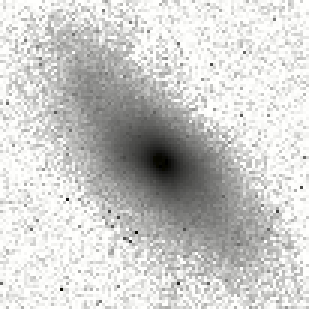
#> input picture test_image_folder/M31(2)-IR-2MASS-R6(NED)_inv.png, 103 x 103 px (shown 3 times larger); its folder holds 3 pictures in this run
$ python test.py 'test_image_folder/M31(2)-IR-2MASS-R6(NED)_inv.png' 'test_image_folder/M81-UV-GALEX-R25(NED).png'   (older library calls are emulated)
#> lines starting #> are read from the running program, lines starting #| are printed output that depends on the picture
'''
@note:
    This script tests various methods from the mail run.py script
    to ensure proper output and image comparison
'''

import unittest
from skimage.measure import compare_ssim as ssim
import matplotlib.pyplot as plt
import numpy as np
import cv2 as cv
import sys
import os
import types
from scipy.stats import wasserstein_distance
from PIL import Image
from abc import ABCMeta, abstractmethod
from algorithm import *
from run import *

locate = "./test_image_folder/"
entries = os.listdir(locate)
# select a simulation and a non related galaxy
image1 = entries[0]
image2 = entries[1]

# load the images, resize and covert to grayscale
image1 = cv.imread(locate + image1)
#> image1 is the input picture: shape (103, 103, 3); mean B, G, R 202.1, 204.1, 204.1
image1 = cv.resize(image1, (1000, 1000))
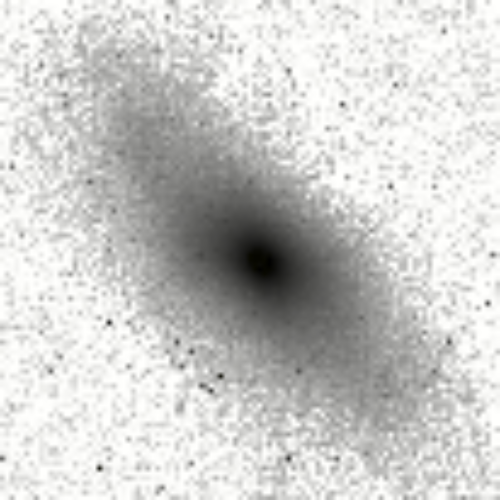
#> image1: shape (1000, 1000, 3) (shown at 1/2 size); mean B, G, R 202, 204, 204
image1 = cv.cvtColor(image1, cv.COLOR_BGR2GRAY)
#> image1: shape (1000, 1000)

image2 = cv.imread(locate + image2)
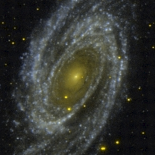
#> input picture test_image_folder/M81-UV-GALEX-R25(NED).png, 155 x 155 px
#> image2 is the input picture: shape (155, 155, 3); mean B, G, R 49.9, 54.7, 52.8
image2 = cv.resize(image2, (1000, 1000))
#> image2: shape (1000, 1000, 3)
image2 = cv.cvtColor(image2, cv.COLOR_BGR2GRAY)
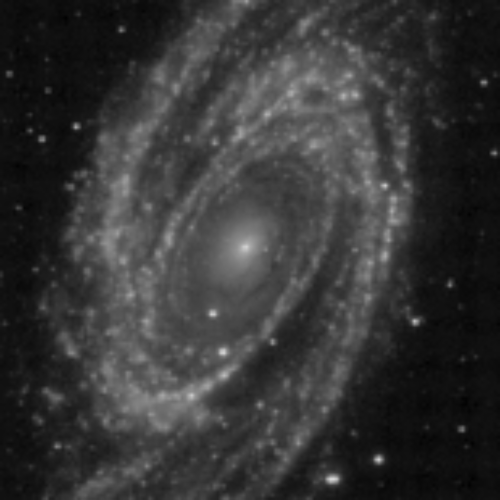
#> image2: shape (1000, 1000) (shown at 1/2 size); min 0, max 218, mean 53.4

imageA = image1
imageB = image1
imageC = image2


class TestRunAndAlgorithmScriptMethods(unittest.TestCase):
    '''
    @note:
        class which runs unit tests on all methods that start with 'test'
    @yields:
        the results of the tests
    '''

    LOCATION = ""

    # [155 lines left out: functions test_PercentDifference, test_EartMovers, test_Ssim, test_Mse, test_test_system_match, test_test_system_mismatch, not called in this run]

if __name__ == '__main__':
#> (the run stopped early here; a loop or call above may not have finished)
